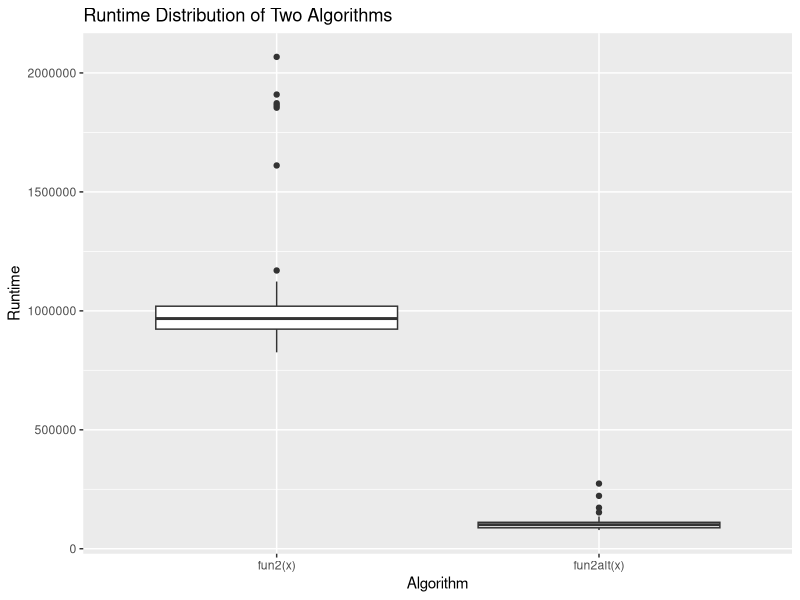

Here is the R script that generated this plot: (Note: this script raises an error after producing the figure.)
## ---- chunk 1
fun1 <- function(n = 100, k = 4, lambda = 4) {
  x <- NULL
  
  for (i in 1:n)
    x <- rbind(x, rpois(k, lambda))
  
  return(x)
}

fun1alt <- function(n = 100, k = 4, lambda = 4) {
  x <- matrix(rpois(n*k, lambda), ncol=k)
  
  return(x)
}

# Benchmarking
microbenchmark::microbenchmark(
  fun1(100),
  fun1alt(100)
)
## ---- chunk 2
# Data Generating Process (10 x 10,000 matrix)
set.seed(1234)
x <- matrix(rnorm(1e4), nrow=10)

# Find each column's max value
fun2 <- function(x) {
  apply(x, 2, max)
}

fun2alt <- function(x) {
  x[cbind(max.col(t(x)), 1:ncol(x))]
}

# Benchmarking
bench <- microbenchmark::microbenchmark(
  fun2(x),
  fun2alt(x)
)

bench
## ---- chunk 3
library(ggplot2)
bench_df <- as.data.frame(bench)

ggplot(bench_df, aes(x = expr, y = time)) +
  geom_boxplot() +
  labs(title = "Runtime Distribution of Two Algorithms",
       x = "Algorithm",
       y = "Runtime")

## ---- chunk 4
my_boot <- function(dat, stat, R, ncpus = 1L) {
  
  # Getting the random indices
  n <- nrow(dat)
  idx <- matrix(sample.int(n, n*R, TRUE), nrow=n, ncol=R)
 
  # Making the cluster using `ncpus`
  # STEP 1
  cl <- makePSOCKcluster(ncpus)
  # STEP 2
  clusterExport(cl, varlist = c("idx", "dat", "stat"), envir = environment())
  
  # STEP 3: THIS FUNCTION NEEDS TO BE REPLACED WITH parLapply
  # ans <- lapply(seq_len(R), function(i) {
  #   stat(dat[idx[,i], , drop=FALSE])
  # })
  
  ans <- parLapply(cl, seq_len(R), function(i) {
    stat(dat[idx[,i], , drop=FALSE])
  })
  
  # Coercing the list into a matrix
  ans <- do.call(rbind, ans)
  
  # STEP 4: GOES HERE
  stopCluster(cl)
  ans
  
}
## ---- chunk 5
library(parallel)
# Bootstrap of a linear regression model
my_stat <- function(d) {coef(lm(y~x, data=d))}

# DATA SIM
set.seed(1)
n <- 500 
R <- 1e4
x <- cbind(rnorm(n)) 
y <- x*5 + rnorm(n)

# Check if we get something similar as lm
ans0 <- confint(lm(y~x))
ans1 <- my_boot(dat = data.frame(x,y), my_stat, R=R, ncpus = 4)

ans0
t(apply(ans1, 2, quantile, probs = c(.025, .975)))
## ---- chunk 6
detectCores()

system.time(my_boot(dat = data.frame(x,y), my_stat, R=R, ncpus = 1))
system.time(my_boot(dat = data.frame(x,y), my_stat, R=R, ncpus = 4))
